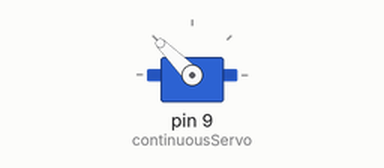
Recording of a sketch running on a simulated Arduino Uno, built with avr-gcc and run on an emulated ATmega328P. On the bench: servo.

Above: at 0.05 s.
At 4.55 s:
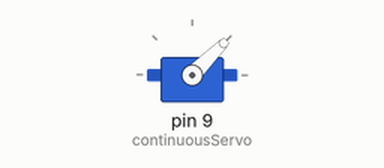
At 9.0 s:
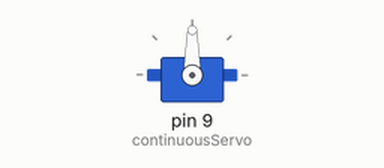
Timing chart, 0 to 11.7 s (numbered marks = the images above):
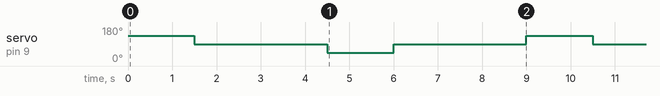

Measured:
- by itself, servo on pin 9 (continuousServo): repeats every 9.0 s: 45° 1.5 s, 90° 3.0 s, 135° 1.5 s, 90° 3.0 s

The sketch:

servo_honkai.ino.ino
```cpp
#include <Servo.h> // 서보모터 라이브러리를 포함합니다.

Servo continuousServo; // 서보 객체를 생성합니다.

void setup() {
  continuousServo.attach(9); // 서보모터를 아두이노 9번 핀에 연결합니다.
}

void loop() {
  // 1. 속도 45로 1.5초 동안 회전 (시계 방향)
  continuousServo.write(135); // 90보다 큰 값은 반 시계 방향으로 회전합니다. 값이 0에 가까울수록 빠릅니다.
  delay(1500); // 1.5초 동안 대기합니다.

  // 2. 3초 동안 정지
  continuousServo.write(90); // 90은 정지를 의미합니다.
  delay(3000); // 3초 동안 대기합니다.

  // 3. 속도 135로 1.5초 동안 회전 (반시계 방향)
  continuousServo.write(45); // 90보다 작은 값을 시계 방향으로 회전합니다. 값이 180에 가까울수록 빠릅니다.
  delay(1500); // 1.5초 동안 대기합니다.

  continuousServo.write(90); // 90은 정지를 의미합니다.
  delay(3000); // 3초 동안 대기합니다.
}
```
